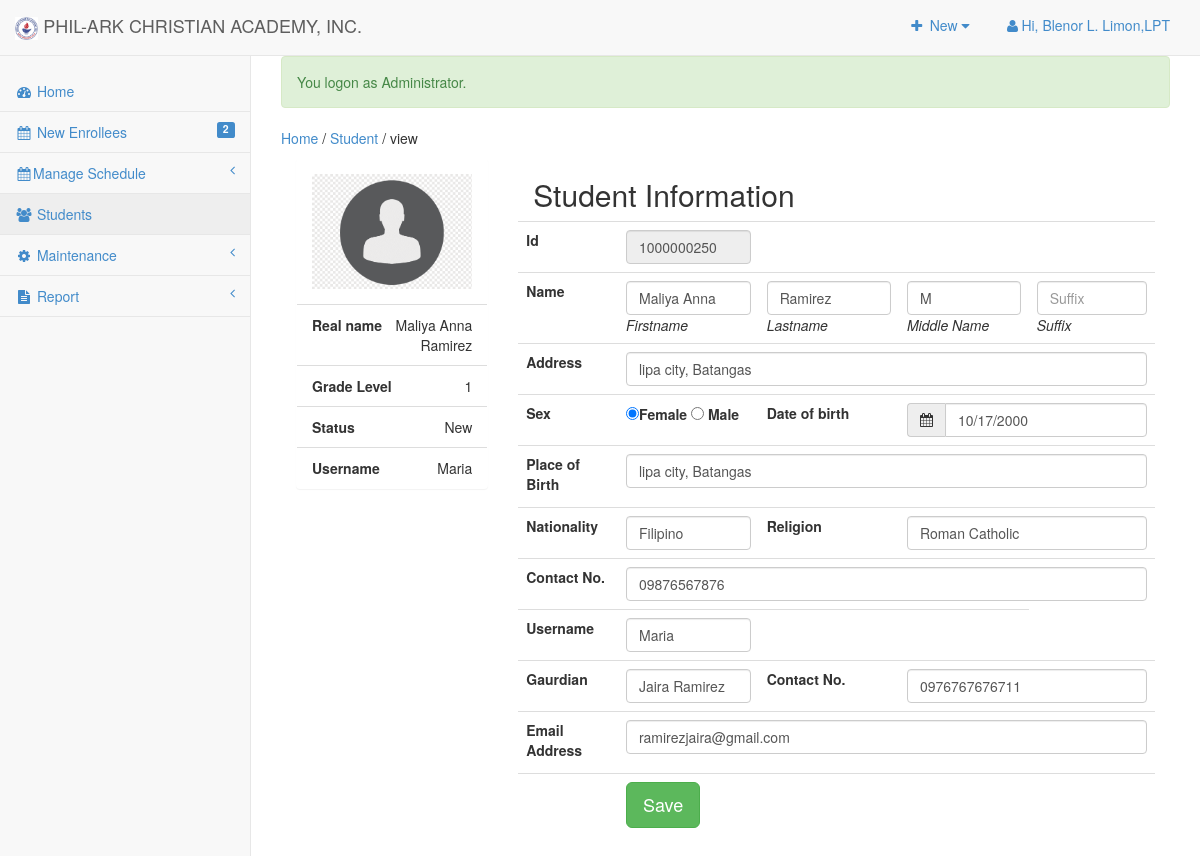
The page /admin/student/index.php?view=view&id=1000000250 (signed in) on the database its author committed.
### tables this page shows
CREATE TABLE `tblsitesettings` (
  `ID` int(11) NOT NULL,
  `Type` varchar(90) NOT NULL,
  `Description` text NOT NULL
);

CREATE TABLE `tblstudent` (
  `S_ID` int(11) NOT NULL,
  `IDNO` int(20) NOT NULL DEFAULT 0,
  `FNAME` varchar(40) NOT NULL DEFAULT '-',
  `LNAME` varchar(40) NOT NULL DEFAULT '-',
  `MNAME` varchar(40) NOT NULL DEFAULT '-',
  `Suffix` varchar(30) NOT NULL,
  `SEX` varchar(10) NOT NULL DEFAULT 'Male',
  `BDAY` date NOT NULL,
  `BPLACE` text NOT NULL,
  `STATUS` varchar(30) NOT NULL DEFAULT '-',
  `AGE` int(30) NOT NULL DEFAULT 0,
  `NATIONALITY` varchar(40) NOT NULL DEFAULT '-',
  `RELIGION` varchar(255) NOT NULL DEFAULT '-',
  `CONTACT_NO` varchar(40) NOT NULL DEFAULT '-',
  `HOME_ADD` text NOT NULL,
  `ACC_USERNAME` varchar(255) NOT NULL DEFAULT '-',
  `ACC_EMAIL` varchar(100) NOT NULL,
  `BIRTHCERT` text NOT NULL,
  `ACC_PASSWORD` text NOT NULL,
  `student_status` text NOT NULL,
  `YEARLEVEL` int(11) NOT NULL DEFAULT 0,
  `STUDSECTION` int(11) NOT NULL DEFAULT 0,
  `COURSE_ID` int(11) NOT NULL DEFAULT 0,
  `STUDPHOTO` varchar(255) NOT NULL DEFAULT '-',
  `SEMESTER` varchar(30) NOT NULL DEFAULT '-',
  `SYEAR` varchar(30) NOT NULL DEFAULT '-',
  `NewEnrollees` tinyint(1) NOT NULL DEFAULT 0,
  `ENROLLED` tinyint(1) NOT NULL DEFAULT 0,
  `CODE` varchar(100) NOT NULL
);

### include/database.php (called while the page is built, shortened)
<?php
class Database {
	var $sql_string = '';
	public $conn;
	public function open_connection() {
		$this->conn = mysqli_connect(server,user,pass);
		if(!$this->conn){
			echo "Problem in database connection! Contact administrator!";
			exit();
		}else{
			$db_select = mysqli_select_db($this->conn,database_name);
		}
	}
	function setQuery($sql='') {
		$this->sql_string=$sql;
	}
	function executeQuery() {
		$result = mysqli_query($this->conn,$this->sql_string);
		return $result;
	}
	private function confirm_query($result) {
		return $result;
	}
	function loadSingleResult() {
		$cur = $this->executeQuery();
		while ($row = mysqli_fetch_object($cur)) {
		return $data = $row;
		}
	}
	public function num_rows($cur) {
		$cur = $this->executeQuery();
		return mysqli_num_rows($cur);
	}
}
     $mydb = new Database();
?>

### admin/student/index.php (called while the page is built, shortened)
<?php
require_once ("../theme/templates.php");
?>

### include/students.php (called while the page is built, shortened)
<?php
require_once(LIB_PATH.DS.'database.php');
class Student {
	protected static  $tblname = "tblstudent";
	function single_student($id=""){
			global $mydb;
			$mydb->setQuery("SELECT * FROM ".self::$tblname."
				Where IDNO= '{$id}' LIMIT 1");
			$cur = $mydb->loadSingleResult();
			return $cur;
	}
}
?>

### include/studentdetails.php (called while the page is built, shortened)
<?php
require_once(LIB_PATH.DS.'database.php');
class StudentDetails {
	protected static  $tblname = "tblstuddetails";
	function single_StudentDetails($id=""){
			global $mydb;
			$mydb->setQuery("SELECT * FROM ".self::$tblname."
				Where IDNO= '{$id}' LIMIT 1");
			$cur = $mydb->loadSingleResult();
			return $cur;
	}
}
?>

### admin/student/view.php (the view, shortened to what this page needs)
<?php
    $student = New Student();
    $res = $student->single_student($_GET['id']);
    $studentdetails = New StudentDetails();
    $resguardian = $studentdetails->single_StudentDetails($_GET['id']);
  $image = $res->STUDPHOTO;
   if ($image=='-' || $image == '') {
      $image_loc = 'img/primarypic.png';
    }else{
      $image_loc ='student/'. $res->STUDPHOTO;
    }
   ?>
  		<div class="col-sm-3">
          <div class="panel">
            <div id="img_profile" class="panel-body">
            <a href="" data-target="#myModal" data-toggle="modal" >
            <img title="profile image" class="img-hover"   src="<?php echo web_root. $image_loc; ?>">
            </a>
             </div>
          <ul class="list-group">
               <li class="list-group-item text-right"><span class="pull-left"><strong>Real name</strong></span> <?php echo $res->FNAME .' '.$res->LNAME; ?> </li>
              <li class="list-group-item text-right"><span class="pull-left"><strong>Grade Level</strong></span> <?php echo  $res->YEARLEVEL; ?> </li>
              <li class="list-group-item text-right"><span class="pull-left"><strong>Status</strong></span> <?php echo $res->student_status; ?> </li>
               <li class="list-group-item text-right"><span class="pull-left"><strong>Username</strong></span> <?php echo $res->ACC_USERNAME; ?></li>
          </ul>
        </div>
    </div>
<div class="col-sm-9">
<form action="controller.php?action=edit" class="form-horizontal" method="post" >
  <div class="table-responsive">
  <div class="col-md-8"><h2>Student Information</h2></div>
    <table class="table">
    <tr>
        <td><label>Id</label></td>
        <td >
          <input class="form-control input-md" readonly id="IDNO" name="IDNO" placeholder="Student Id" type="text" value="<?php echo isset($_GET['id']) ? $_GET['id'] : '' ?>">
        </td>
        <td colspan="4"></td>
      </tr>
        <tr>
        <td><label>Name</label></td>
        <td>
          <input required="true"   class="form-control input-md" id="FNAME" name="FNAME" placeholder="First Name" type="text" value="<?php echo $res->FNAME; ?>">
          <i>Firstname</i>
        </td>
        <td colspan="2">
          <input required="true"  class="form-control input-md" id="LNAME" name="LNAME" placeholder="Last Name" type="text" value="<?php echo $res->LNAME; ?>">
          <i>Lastname</i>
        </td>
        <td>
          <input class="form-control input-md" id="MI" name="MI" placeholder="MI" type="text" value="<?php echo $res->MNAME; ?>">
          <i>Middle Name</i>
        </td>
        <td>
         <input class="form-control input-md" id="Suffix" name="SUFFIX" placeholder="Suffix" type="text" value="<?php echo $res->Suffix; ?>">
          <i>Suffix</i>
        </td>
      </tr>
      <tr>
        <td><label>Address</label></td>
        <td colspan="5"  >
        <input required="true"  class="form-control input-md" id="PADDRESS" name="PADDRESS" placeholder="Permanent Address" type="text" value="<?php echo $res->HOME_ADD; ?>">
        </td>
      </tr>
      <tr>
        <td ><label>Sex </label></td>
        <td colspan="2">
          <label>
          <?php
            if ($res->SEX=='Male') {
              echo '<input checked id="optionsRadios1" name="optionsRadios" type="radio"   value="Female">Female
             <input id="optionsRadios2" name="optionsRadios" type="radio"  CHECKED="true"  value="Male"> Male';
            }else{
                 echo '<input checked id="optionsRadios1" name="optionsRadios" type="radio"  CHECKED="true"  value="Female">Female
             <input id="optionsRadios2" name="optionsRadios" type="radio"   value="Male"> Male';
            }
          ?>
          </label>
        </td>
        <td><label>Date of birth</label></td>
        <td colspan="2">
        <div class="input-group " >
                  <div class="input-group-addon">
                    <i class="fa fa-calendar"></i>
                  </div>
                  <input  required="true" name="BIRTHDATE"  id="BIRTHDATE"  type="text" class="form-control input-md"   data-inputmask="'alias': 'mm/dd/yyyy'" data-mask value="<?php echo date_format(date_create($res->BDAY),'m/d/Y'); ?>">
           </div>
        </td>
      </tr>
      <tr><td><label>Place of Birth</label></td>
        <td colspan="5">
        <input required="true"  class="form-control input-md" id="BIRTHPLACE" name="BIRTHPLACE" placeholder="Place of Birth" type="text" value="<?php echo $res->BPLACE; ?>">
         </td>
      </tr>
      <tr>
        <td><label>Nationality</label></td>
        <td colspan="2"><input required="true"  class="form-control input-md" id="NATIONALITY" name="NATIONALITY" placeholder="Nationality" type="text" value="<?php echo $res->NATIONALITY; ?>">
              </td>
        <td><label>Religion</label></td>
        <td colspan="2"><input  required="true" class="form-control input-md" id="RELIGION" name="RELIGION" placeholder="Religion" type="text" value="<?php echo $res->RELIGION; ?>">
        </td>
      </tr>
      <tr>
      <td><label>Contact No.</label></td>
        <td colspan="7"><input required="true"  class="form-control input-md" id="CONTACT" name="CONTACT" placeholder="Contact Number" type="text" value="<?php echo $res->CONTACT_NO; ?>">
              </td>
      </tr>
      <td><label>Username</label></td>
				<td colspan="2">
				<input required="true"  class="form-control input-md" id="ACC_USERNAME" name="ACC_USERNAME" placeholder="Username" type="text" value="<?php echo $res->ACC_USERNAME; ?>">
				</td>
				<td colspan="2">
				</td>
      <tr>
        <td><label>Gaurdian</label></td>
        <td colspan="2">
          <input required="true"  class="form-control input-md" id="GUARDIAN" name="GUARDIAN" placeholder="Parents/Guardian Name" type="text"value="<?php echo isset($resguardian->GUARDIAN) ? $resguardian->GUARDIAN : ''; ?>">
        </td>
        <td><label>Contact No.</label></td>
        <td colspan="2"><input  required="true" class="form-control input-md" id="GCONTACT" name="GCONTACT" placeholder="Contact Number" type="text"value="<?php echo isset($resguardian->GCONTACT) ? $resguardian->GCONTACT : ''; ?>"></td>
      </tr>
      <tr>
        <td><label>Email Address</label></td>
        <td colspan="6">
          <input class="form-control input-md" id="EMAIL" name="EMAIL" placeholder="Email" type="Email"value="<?php echo isset($res->ACC_EMAIL) ? $res->ACC_EMAIL : ''; ?>">
        </td>
      </tr>
      <tr>
      <td></td>
        <td colspan="5">
          <button class="btn btn-success btn-lg" name="save" type="submit">Save</button>
        </td>
      </tr>
    </table>
  </div>
</form>
</div>

### include/function.php (shortened to what this page needs)
<?php
  function SiteTitle()
	{
		global $mydb;
		$title='';
		$sql = "SELECT * FROM `tblsitesettings` WHERE `Type`='SiteTitle'";
		$mydb->setQuery($sql);
		$maxrow=$mydb->num_rows($mydb->executeQuery());
		if($maxrow > 0){
			$site = $mydb->loadSingleResult();
			echo $title = $site->Description;
		}else{
			echo $title = '';
		}
		return $title;
	}
?>

### admin/css/sb-admin-2.css (style rules this page uses)
body { background-color: #f8f8f8; }

### admin/student/view.php (style rules this page uses)
#img_profile { width: 100%; height:auto; }
#img_profile > a > img { width: 100%; height:auto; }

### rows shown on the page
tblsitesettings: Description "PHIL-ARK CHRISTIAN ACADEMY, INC."
tblstudent: FNAME "Maliya Anna", LNAME "Ramirez", YEARLEVEL "1", student_status "New", ACC_USERNAME "Maria", MI "M", PADDRESS "lipa city, Batangas", BIRTHDATE "10/17/2000", BIRTHPLACE "lipa city, Batangas", NATIONALITY "Filipino", RELIGION "Roman Catholic", CONTACT "09876567876"

### other values the page prints
$_SESSION['ACCOUNT_NAME'] "Blenor L. Limon,LPT"
$enrollees->enrollees "2"
$_SESSION['message'] "You logon as Administrator."
$title "Student"
$header "view"
